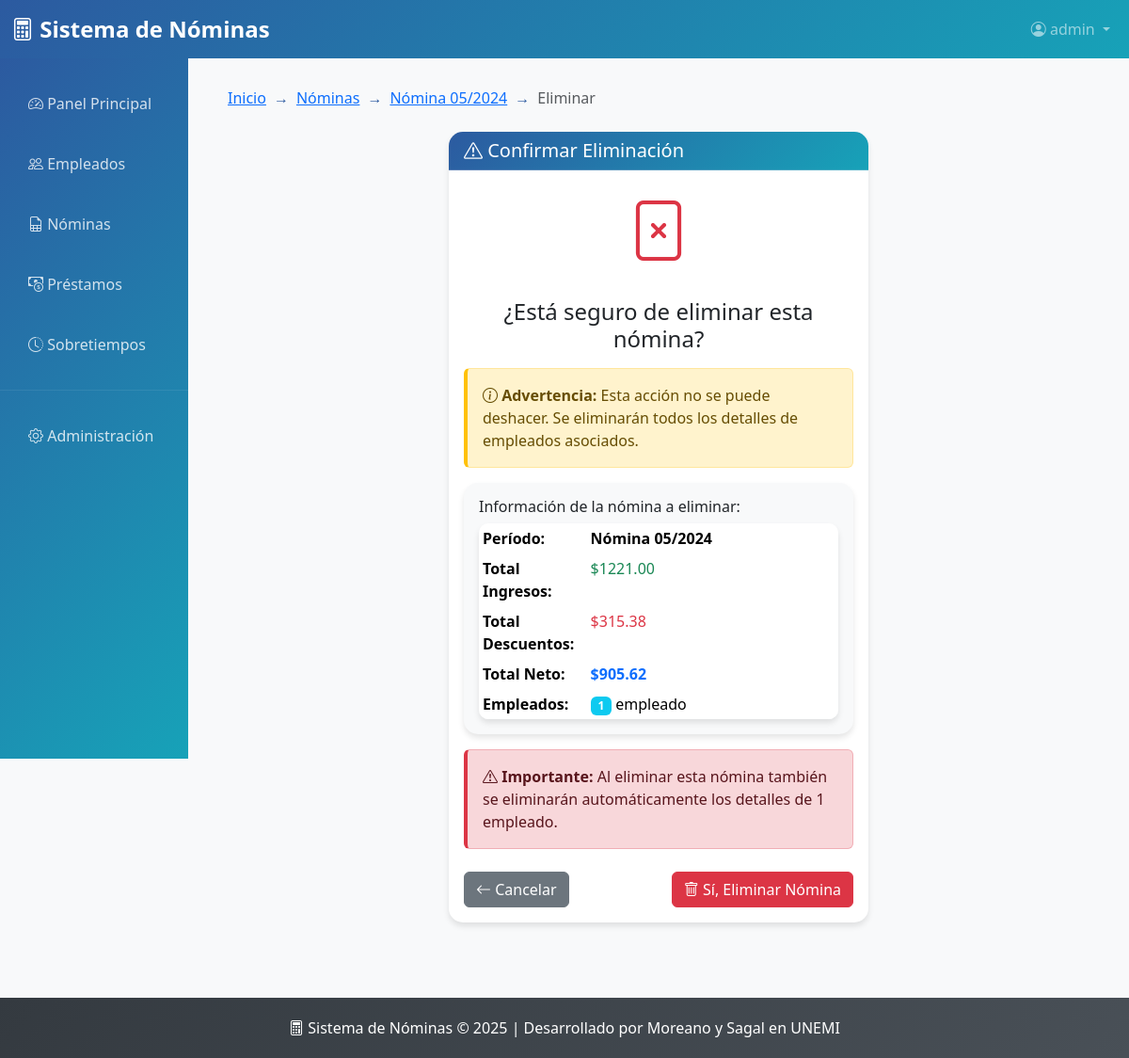
Page /nominas/74/eliminar/ (signed in) on the committed database.
### nomina/models.py (models this page shows, shortened)
class Nomina(models.Model):
    aniomes = models.CharField(max_length=6)  # YYYYMM
    tot_ing = models.DecimalField(max_digits=12, decimal_places=2, default=0)
    tot_des = models.DecimalField(max_digits=12, decimal_places=2, default=0)
    neto = models.DecimalField(max_digits=12, decimal_places=2, default=0)
    fecha_generacion = models.DateField(default='2024-01-01')
    descripcion = models.CharField(max_length=200, null=True, blank=True)
    def __str__(self):
        year = self.aniomes[:4]
        month = self.aniomes[4:]
        return f"Nómina {month}/{year}"

### nomina/views.py (the view, shortened to what this page needs)
# urls.py: path('nominas/<int:nomina_id>/eliminar/', views.NominaDeleteView.as_view(), name='nomina_eliminar'),
class NominaDeleteView(LoginRequiredMixin, TitleContextMixin, DeleteView):
    model = Nomina
    template_name = 'nomina_confirmar_eliminar.html'
    pk_url_kwarg = 'nomina_id'
    success_url = reverse_lazy('nominas_lista')
    title1 = "Nóminas"
    title2 = "Eliminar Nómina"
    def get_context_data(self, **kwargs):
        context = super().get_context_data(**kwargs)
        context['detalles_count'] = NominaDetalle.objects.filter(nomina=self.object).count()
        return context

### nomina/mixins.py (called while the page is built)
    def get_context_data(self, **kwargs):
        context = super().get_context_data(**kwargs)
        if self.title1:
            context["title1"] = self.title1
        if self.title2:
            context["title2"] = self.title2
        return context

### templates/nomina_confirmar_eliminar.html (shortened to what this page needs)
{% extends 'base.html' %}
{% block breadcrumb_items %}
    <li class="breadcrumb-item"><a href="{% url 'nominas_lista' %}">Nóminas</a></li>
    <li class="breadcrumb-item"><a href="{% url 'nomina_detalle' nomina.id %}">{{ nomina }}</a></li>
    <li class="breadcrumb-item active">Eliminar</li>
{% endblock %}
{% block content %}
<div class="row justify-content-center">
    <div class="col-md-6">
        <div class="card border-danger">
            <div class="card-header bg-danger text-white">
                <h5 class="card-title mb-0">
                    <i class="bi bi-exclamation-triangle"></i> Confirmar Eliminación
                </h5>
            </div>
            <div class="card-body">
                <div class="text-center mb-4">
                    <i class="bi bi-file-x text-danger" style="font-size: 4rem;"></i>
                </div>
                <h4 class="text-center mb-3">¿Está seguro de eliminar esta nómina?</h4>
                <div class="alert alert-warning">
                    <i class="bi bi-info-circle"></i>
                    <strong>Advertencia:</strong> Esta acción no se puede deshacer. Se eliminarán todos los detalles de empleados asociados.
                </div>
                <div class="card bg-light">
                    <div class="card-body">
                        <h6>Información de la nómina a eliminar:</h6>
                        <table class="table table-sm table-borderless mb-0">
                            <tr>
                                <th width="30%">Período:</th>
                                <td><strong>{{ nomina }}</strong></td>
                            </tr>
                            <tr>
                                <th>Total Ingresos:</th>
                                <td class="text-success">${{ nomina.tot_ing|floatformat:2 }}</td>
                            </tr>
                            <tr>
                                <th>Total Descuentos:</th>
                                <td class="text-danger">${{ nomina.tot_des|floatformat:2 }}</td>
                            </tr>
                            <tr>
                                <th>Total Neto:</th>
                                <td class="fw-bold text-primary">${{ nomina.neto|floatformat:2 }}</td>
                            </tr>
                            <tr>
                                <th>Empleados:</th>
                                <td>
                                    <span class="badge bg-info">{{ detalles_count }}</span>
                                    {% if detalles_count > 0 %}
                                        empleado{{ detalles_count|pluralize }}
                                    {% else %}
                                        empleados
                                    {% endif %}
                                </td>
                            </tr>
                        </table>
                    </div>
                </div>
                {% if detalles_count > 0 %}
                <div class="alert alert-danger mt-3">
                    <i class="bi bi-exclamation-triangle"></i>
                    <strong>Importante:</strong> Al eliminar esta nómina también se eliminarán automáticamente los detalles de {{ detalles_count }} empleado{{ detalles_count|pluralize }}.
                </div>
                {% endif %}
                <form method="post" class="mt-4">
                    <div class="d-flex justify-content-between">
                        <a href="{% url 'nomina_detalle' nomina.id %}" class="btn btn-secondary">
                            <i class="bi bi-arrow-left"></i> Cancelar
                        </a>
                        <button type="submit" class="btn btn-danger">
                            <i class="bi bi-trash"></i> Sí, Eliminar Nómina
                        </button>
                    </div>
                </form>
            </div>
        </div>
    </div>
</div>
{% endblock %}

### templates/base.html (shortened to what this page needs)
<!DOCTYPE html>
<html lang="es">
<head>
    <link href="https://cdn.jsdelivr.net/npm/bootstrap@5.3.2/dist/css/bootstrap.min.css" rel="stylesheet">
    <link rel="stylesheet" href="https://cdn.jsdelivr.net/npm/bootstrap-icons@1.11.1/font/bootstrap-icons.css">
</head>
<body>
    <nav class="navbar navbar-expand-lg navbar-dark" style="background: linear-gradient(135deg, var(--primary-color), var(--secondary-color));">
        <div class="container-fluid">
            <a class="navbar-brand" href="{% url 'dashboard' %}">
                <i class="bi bi-calculator"></i> Sistema de Nóminas
            </a>
            <div class="collapse navbar-collapse" id="navbarNav">
                <ul class="navbar-nav ms-auto">
                    <li class="nav-item dropdown">
                        {% if user.is_authenticated %}
                            <a class="nav-link dropdown-toggle" href="#" role="button" data-bs-toggle="dropdown">
                                <i class="bi bi-person-circle"></i> {{ user.username }}
                            </a>
                        {% endif %}
                    </li>
                </ul>
            </div>
        </div>
    </nav>
    <div class="container-fluid">
        <div class="row">
            <div class="col-md-3 col-lg-2 px-0">
                <div class="sidebar">
                    <nav class="nav flex-column pt-3">
                        <a class="nav-link {% if request.resolver_match.url_name == 'dashboard' %}active{% endif %}" href="{% url 'dashboard' %}">
                            <i class="bi bi-speedometer2"></i> Panel Principal
                        </a>
                        <a class="nav-link {% if request.resolver_match.url_name == 'empleados_lista' %}active{% endif %}" href="{% url 'empleados_lista' %}">
                            <i class="bi bi-people"></i> Empleados
                        </a>
                        <a class="nav-link {% if request.resolver_match.url_name == 'nominas_lista' %}active{% endif %}" href="{% url 'nominas_lista' %}">
                            <i class="bi bi-file-earmark-spreadsheet"></i> Nóminas
                        </a>
                        <a class="nav-link {% if request.resolver_match.url_name == 'prestamos_lista' %}active{% endif %}" href="{% url 'prestamos_lista' %}">
                            <i class="bi bi-cash-coin"></i> Préstamos
                        </a>
                        <a class="nav-link {% if request.resolver_match.url_name == 'sobretiempos_lista' %}active{% endif %}" href="{% url 'sobretiempos_lista' %}">
                            <i class="bi bi-clock-history"></i> Sobretiempos
                        </a>
                        <hr class="my-3" style="border-color: rgba(255,255,255,0.3);">
                        <a class="nav-link" href="/admin/">
                            <i class="bi bi-gear"></i> Administración
                        </a>
                    </nav>
                </div>
            </div>
            <div class="col-md-9 col-lg-10">
                <div class="main-content fade-in">
                    {% block breadcrumb %}
                    <nav aria-label="breadcrumb" class="mb-4">
                        <ol class="breadcrumb">
                            <li class="breadcrumb-item"><a href="{% url 'dashboard' %}">Inicio</a></li>
                            {% block breadcrumb_items %}{% endblock %}
                        </ol>
                    </nav>
                    {% endblock %}
                    {% block content %}{% endblock %}
                </div>
            </div>
        </div>
    </div>
    <footer class="footer">
        <div class="container">
            <p class="mb-0">
                <i class="bi bi-calculator"></i> Sistema de Nóminas © 2025
                | Desarrollado por Moreano y Sagal en UNEMI
            </p>
        </div>
    </footer>
</body>
</html>

### templates/base.html (style rules this page uses)
:root { --primary-color: #2c5aa0; --secondary-color: #17a2b8; --success-color: #28a745; --danger-color: #dc3545; --warning-color: #ffc107; --info-color: #17a2b8; --light-color: #f8f9fa; --dark-color: #343a40; }
body { background-color: var(--light-color); font-family: 'Segoe UI', Tahoma, Geneva, Verdana, sans-serif; }
.navbar-brand { font-weight: bold; font-size: 1.5rem; }
.sidebar { min-height: calc(100vh - 56px); background: linear-gradient(135deg, var(--primary-color), var(--secondary-color)); color: white; transition: all 0.3s; }
.sidebar .nav-link { color: rgba(255, 255, 255, 0.8); padding: 15px 20px; border-radius: 8px; margin: 5px 10px; transition: all 0.3s; }
.main-content { padding: 30px; }
.card { border: none; border-radius: 15px; box-shadow: 0 4px 6px rgba(0, 0, 0, 0.1); transition: transform 0.3s, box-shadow 0.3s; }
.card-header { background: linear-gradient(135deg, var(--primary-color), var(--secondary-color)); color: white; border-radius: 15px 15px 0 0 !important; border: none; }
.table { border-radius: 10px; overflow: hidden; box-shadow: 0 4px 6px rgba(0, 0, 0, 0.1); }
.footer { background: linear-gradient(135deg, var(--dark-color), #495057); color: white; text-align: center; padding: 20px 0; margin-top: 50px; }
.fade-in { animation: fadeIn 0.5s ease-in; }
.breadcrumb { background: transparent; padding: 0; }
.breadcrumb-item + .breadcrumb-item::before { content: "→"; color: var(--primary-color); }

### templates/nomina_confirmar_eliminar.html (style rules this page uses)
.card-header.bg-danger { border-bottom: 1px solid rgba(255,255,255,0.2); }
.alert-danger { border-left: 4px solid #dc3545; }
.alert-warning { border-left: 4px solid #ffc107; }

### rows in the picture
Nomina: aniomes "Nómina 05/2024", tot_ing "1221.00", tot_des "315.38", neto "905.62"

### other values in the picture
{{ user.username }} "admin"
{{ detalles_count }} "1"
